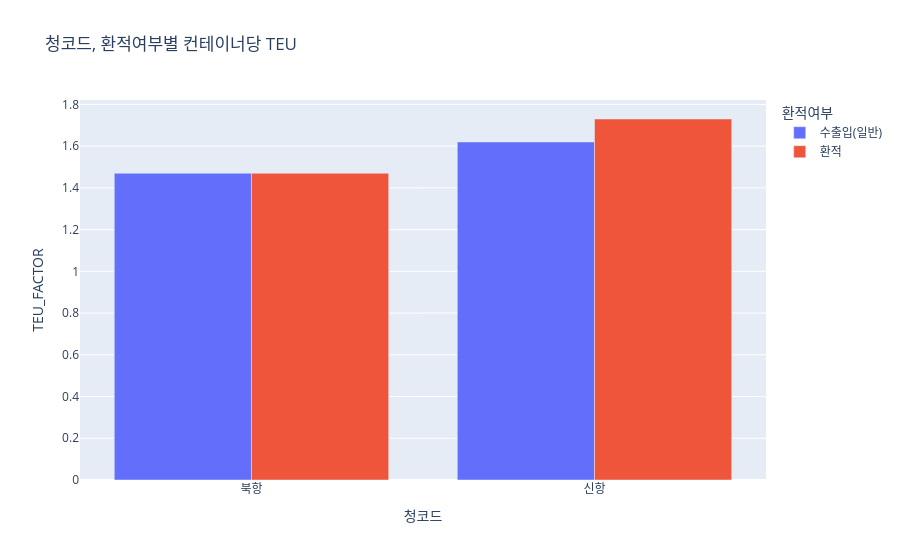

Notebook code for this chart:
### Code cell
fig = px.bar(
    grp_plot,
    x='청코드',
    y='TEU_FACTOR',
    color='환적여부',
    barmode='group',
    title='청코드, 환적여부별 컨테이너당 TEU'
)

fig.show()

### Figure 1 — Plotly figure (JSON) as saved in the notebook; plotly's stock layout.template omitted (floating-point values rounded to 4 significant figures)
{"data": [{"alignmentgroup": "True", "hovertemplate": "환적여부=수출입(일반)<br>청코드=%{x}<br>TEU_FACTOR=%{y}<extra></extra>", "legendgroup": "수출입(일반)", "marker": {"color": "#636efa", "pattern": {"shape": ""}}, "name": "수출입(일반)", "offsetgroup": "수출입(일반)", "orientation": "v", "showlegend": true, "textposition": "auto", "x": ["북항", "신항"], "xaxis": "x", "y": [1.47, 1.62], "yaxis": "y", "type": "bar"}, {"alignmentgroup": "True", "hovertemplate": "환적여부=환적<br>청코드=%{x}<br>TEU_FACTOR=%{y}<extra></extra>", "legendgroup": "환적", "marker": {"color": "#EF553B", "pattern": {"shape": ""}}, "name": "환적", "offsetgroup": "환적", "orientation": "v", "showlegend": true, "textposition": "auto", "x": ["북항", "신항"], "xaxis": "x", "y": [1.47, 1.73], "yaxis": "y", "type": "bar"}], "layout": {"xaxis": {"anchor": "y", "domain": [0.0, 1.0], "title": {"text": "청코드"}}, "yaxis": {"anchor": "x", "domain": [0.0, 1.0], "title": {"text": "TEU_FACTOR"}}, "legend": {"title": {"text": "환적여부"}, "tracegroupgap": 0}, "title": {"text": "청코드, 환적여부별 컨테이너당 TEU"}, "barmode": "group"}}
